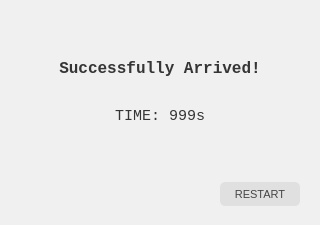
<?xml version="1.0" encoding="UTF-8"?>
<ui version="4.0">
 <class>SuccessDialog</class>
 <widget class="QDialog" name="SuccessDialog">
  <property name="geometry">
   <rect>
    <x>0</x>
    <y>0</y>
    <width>320</width>
    <height>225</height>
   </rect>
  </property>
  <property name="font">
   <font>
    <family>Consolas</family>
   </font>
  </property>
  <property name="windowTitle">
   <string>Arrived Maze</string>
  </property>
  <property name="styleSheet">
   <string notr="true">background-color: #F0F0F0;
color: #353535;</string>
  </property>
  <widget class="QPushButton" name="pRestartButton">
   <property name="geometry">
    <rect>
     <x>220</x>
     <y>182</y>
     <width>80</width>
     <height>24</height>
    </rect>
   </property>
   <property name="font">
    <font>
     <family>Microsoft YaHei UI</family>
     <pointsize>8</pointsize>
     <stylestrategy>PreferDefault</stylestrategy>
     <kerning>true</kerning>
    </font>
   </property>
   <property name="styleSheet">
    <string notr="true">QPushButton {
	background-color: #E0E0E0;
	color: #454545;
	border-radius: 5px;
}

QPushButton:hover {
	background-color: #D0D0D0;
	color: #252525;
}</string>
   </property>
   <property name="text">
    <string>RESTART</string>
   </property>
   <property name="default">
    <bool>false</bool>
   </property>
   <property name="flat">
    <bool>false</bool>
   </property>
  </widget>
  <widget class="QLabel" name="pInfoLabel">
   <property name="geometry">
    <rect>
     <x>0</x>
     <y>44</y>
     <width>320</width>
     <height>48</height>
    </rect>
   </property>
   <property name="font">
    <font>
     <family>Consolas</family>
     <pointsize>12</pointsize>
     <bold>true</bold>
    </font>
   </property>
   <property name="styleSheet">
    <string notr="true"/>
   </property>
   <property name="text">
    <string>Successfully Arrived!</string>
   </property>
   <property name="alignment">
    <set>Qt::AlignCenter</set>
   </property>
  </widget>
  <widget class="QLabel" name="pTimeLabel">
   <property name="geometry">
    <rect>
     <x>0</x>
     <y>92</y>
     <width>320</width>
     <height>48</height>
    </rect>
   </property>
   <property name="font">
    <font>
     <family>Consolas</family>
     <pointsize>11</pointsize>
    </font>
   </property>
   <property name="styleSheet">
    <string notr="true"/>
   </property>
   <property name="text">
    <string>TIME: 999s</string>
   </property>
   <property name="alignment">
    <set>Qt::AlignCenter</set>
   </property>
  </widget>
 </widget>
 <resources/>
 <connections/>
</ui>
